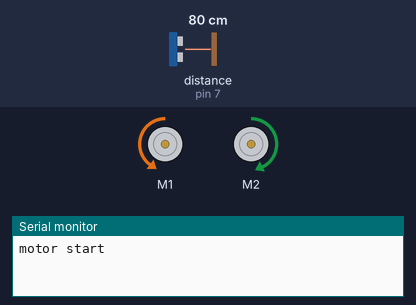
The sketch below on a simulated Arduino Uno, built with avr-gcc and run on an emulated ATmega328P. On the bench: 2 × DC motor (green arrow = forward, orange = backward, longer = faster), the last lines printed to the serial monitor. The inputs (shaded band) are chosen by the test bench; at power-on: distance to the obstacle (sensor on pin 7) 80 cm. Random numbers use the default seed unless the sketch sets one.

Above: at 1.2 s.
1.3 s: distance to the obstacle (sensor on pin 7) set to 11 cm
2.8 s: distance to the obstacle (sensor on pin 7) set to 8 cm
At 3.1 s:
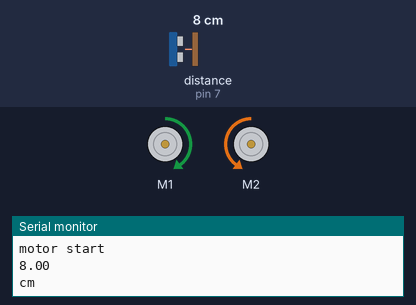
At 5.22 s:
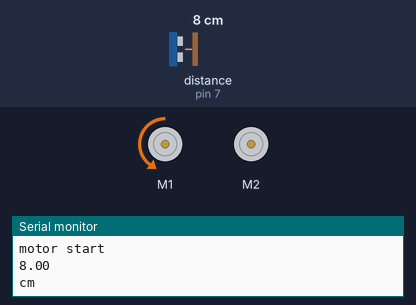
5.8 s: distance to the obstacle (sensor on pin 7) set to 18 cm
7.3 s: distance to the obstacle (sensor on pin 7) set to 2 cm
Timing chart, 0 to 11.3 s (numbered marks = the images above; inputs shaded):
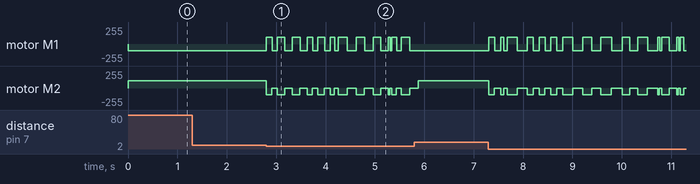

The sketch:

DemoArduinoMbot.ino
```cpp
// (licence header left out)
#include <Makeblock.h>
#include <SoftwareSerial.h>
#include <Wire.h>

// RGB LED
MeRGBLed rgbled(PORT_3);

// MOTOR
MeDCMotor motor1(M1);
MeDCMotor motor2(M2);
uint8_t motorSpeed = 100;

// LIGHT SENSOR
// MeLightSensor lightSensor(PORT_6);

// ULTRASON
MeUltrasonicSensor ultraSensor(PORT_7);

// MePort lightsensor(8);

// PRESS BUTTON
// Me4Button btn(7); //Me4Button module can only be connected to the PORT_6, PORT_7, PORT_8 of base shield.

int motorState = 0;
int tryToTurn = 0;

void setup()
{
  Serial.begin(9600);
//    rgbled_2.setNumber(15);
}

void loop()
{
  // Serial.println( lightsensor.aRead2() );

  if(motorState==0) {
    motorOn();
  }

  // Serial.println(ultraSensor.distanceCm());
  if(ultraSensor.distanceCm() < 10){
    Serial.println( ultraSensor.distanceCm() );
    Serial.println( "cm" );
    while(ultraSensor.distanceCm() < 10) {
      mbotEscape();
    }
    motorOn();
  }else{
    if(motorState==0) {
      motorOn();
    }
  }

}

void ledon(int led){
  // led 0 : RGB led2
  // led 1 : RGB led1
  rgbled.setColorAt(led,0,0,255);
  rgbled.show();
  delay(300);
  rgbled.setColorAt(led,0,255,0);
  rgbled.show();
  delay(300);
  rgbled.setColorAt(led,255,0,0);
  rgbled.show();
  delay(300);
  rgbled.setColorAt(led,0,0,0);
  rgbled.show();
  delay(300);
}

void motorOn() {
  motorState=1;
  motor1.run(-motorSpeed); // value: between -255 and 255.
  motor2.run(motorSpeed+10);
  // Serial.println(motorSpeed);
  Serial.println("motor start");
}
void motorOff() {
  motorState=0;
  motor1.stop();
  motor2.stop();
  Serial.println("motor stop");
}
void mbotEscape() {
  byte randomDelay = random(100,1500);
  motor1.run(100);
  motor2.run(-100);
  delay(randomDelay);
  motor1.stop();
  motor2.stop();
  delay(5);
  motor1.run(-100);
  delay(randomDelay);
  motor1.stop();
}
```

Measured:
- the behaviour switches between 10 and 9 cm on distance to the obstacle (sensor on pin 7) (found by bisection; images 0 and 1)
- after the input at 1.3 s, every drawn part: stays the same
